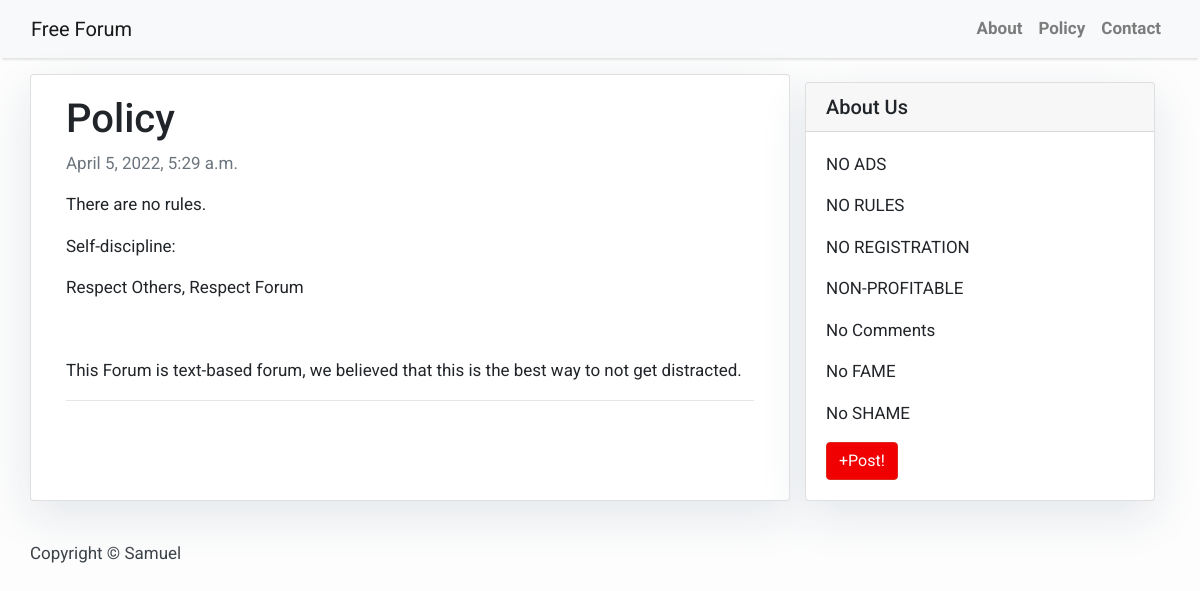
The app's page /policy/ with its own data.
### blog/models.py (models this page shows, shortened)
class Post(models.Model):
    title = models.CharField(max_length=200, unique=True)
    slug = models.SlugField(max_length=200, unique=True)
    author = models.ForeignKey(User, on_delete= models.CASCADE,related_name='blog_posts')
    updated_on = models.DateTimeField(auto_now= True)
    content = HTMLField()
    created_on = models.DateTimeField(auto_now_add=True)
    status = models.IntegerField(choices=STATUS, default=0)
    class Meta:
        ordering = ['-created_on']

### blog/views.py (the view)
# urls.py: path('<slug:slug>/', views.PostDetail.as_view(), name='post_detail'),
class PostDetail(generic.DetailView):
    model = Post
    template_name = 'post_detail.html'

### blog/templates/post_detail.html
{% extends 'base.html' %} {% block content %}
<div class="container">
  <div class="row">
    <div class="col-md-8 card mb-4  mt-3 left  top">
      <div class="card-body">
        <h1>{% block title %} {{ object.title }} {% endblock title %}</h1>
        <p class=" text-muted">{{ post.created_on }}</p>
        <p class="card-text ">{{ object.content | safe }}</p>
        <hr>
      </div>
    </div>
    {% block sidebar %} {% include 'sidebar.html' %} {% endblock sidebar %}
{% endblock content %}

### blog/templates/base.html (style rules this page uses)
body { font-family: "Roboto", sans-serif; font-size: 17px; background-color: #fdfdfd; }

### blog/templates/sidebar.html (style rules this page uses)
.card { box-shadow: 0 16px 48px #E3E7EB; }

### records on screen
Post: title "Policy", created_on "April 5, 2022, 5:29 a.m.", content "There are no rules. Self-discipline: Respect Others, Respect Forum This Forum is text-based forum, we believed that this is the best way to not get distracted."
